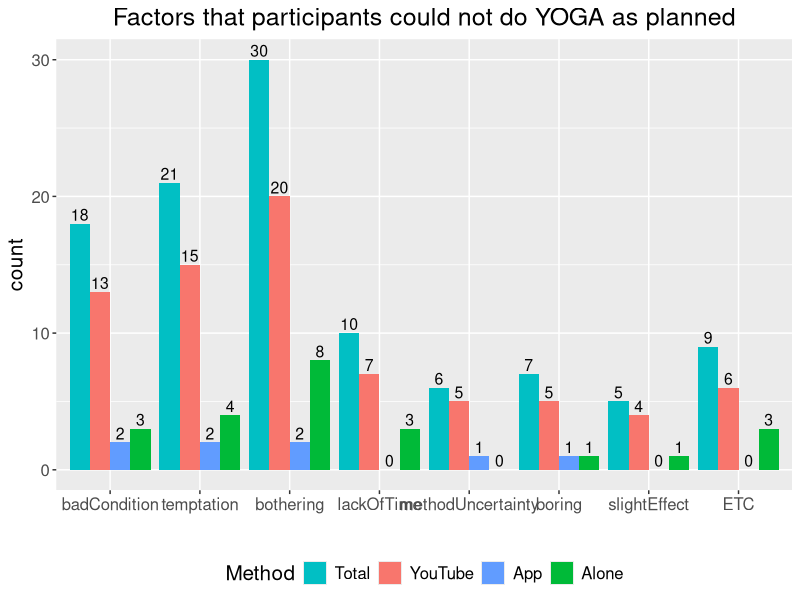
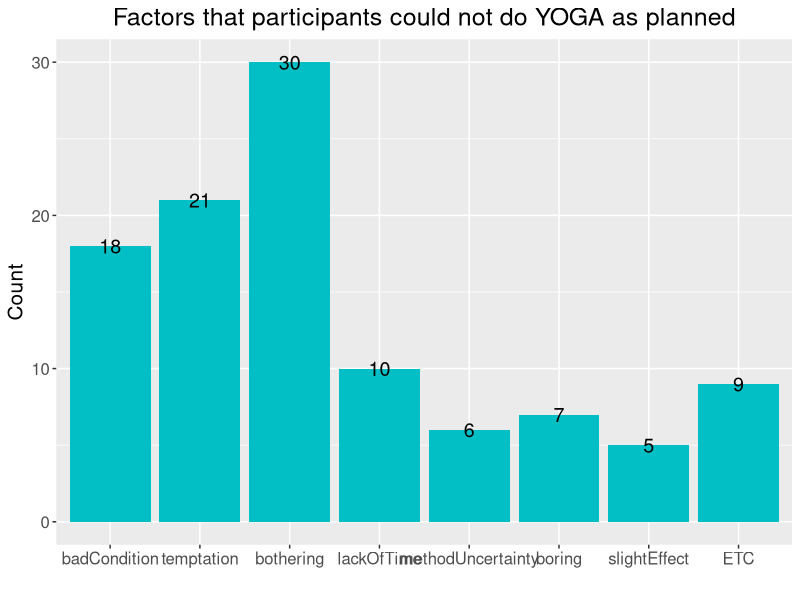
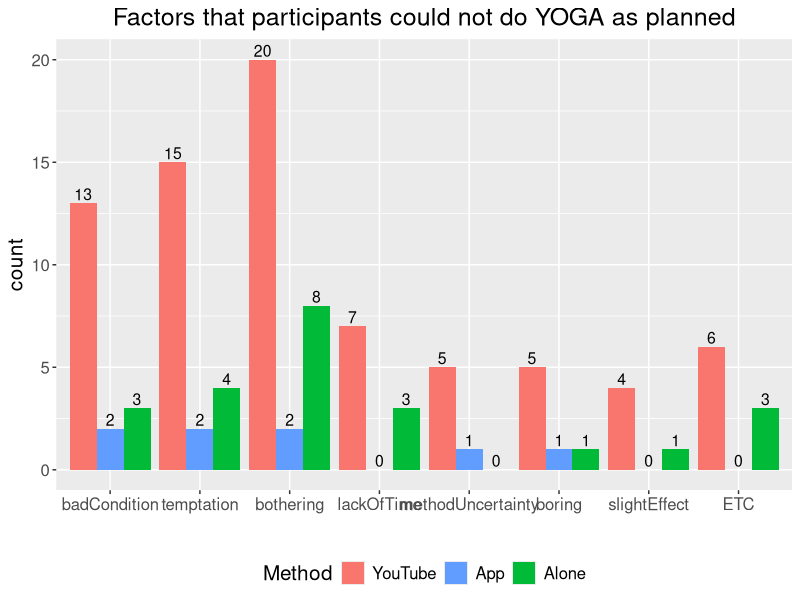

These figures' R source, in order: (Note: this script raises an error after producing the figures.)
library(ggplot2)
library(plyr)
library(dplyr)

# ---------------- #
# RED:   "#F8766D" #
# *BLUE: "#01BFC4" #
# GREEN: "#00ba38" #
# BLUE:  "#619cff" #
# ---------------- #


### Set File Path for Window Environment
setwd('C:/Users/LeeSooHwan/Desktop/github/byteeVisualization')
### Set File Path for Mac Environment
#setwd("/Users/Soohwan/Desktop/DataVisualization-ZoomProj")


### failFactor Visualization
# Load Whole Data
failFactor <- read.csv(file = "./data/backgroundResearch/revisedData/failFactor.csv", header=T, fileEncoding="UTF-8-BOM")

# Everything Visualization
failFactor$factor <- factor(failFactor$factor, level = c("badCondition", "temptation", "bothering", "lackOfTime", 
                                                                   "methodUncertainty", "boring", "slightEffect", "ETC"))
failFactor$type <- factor(failFactor$type, level = c("total", "youtube", "app", "alone"))
failFactor$score <- as.numeric(failFactor$score)
factorLabel <- c("badCondition", "temptation", "bothering", "lackOfTime", 
                 "methodUncertainty", "boring", "slightEffect", "ETC") # Label should be revised!!!

p <- ggplot(failFactor, aes(x=factor, y=score, fill=type, label = score)) +
  geom_bar(stat="identity", position=position_dodge()) +
  scale_x_discrete(labels = factorLabel) +
  scale_fill_manual(name = "Method", labels = c("Total", "YouTube", "App", "Alone"), values = c("total" = "#01BFC4", "youtube" = "#f8766d","app" = "#619cff", "alone" = "#00ba38")) +
  geom_text(size = 4, position=position_dodge(0.9), vjust=-0.25) +
  labs(title="Factors that participants could not do YOGA as planned", x="", y = "count") + theme(legend.position="bottom", plot.title = element_text(hjust = 0.5), text=element_text(size=15))
p

# Total Only
failFactorTotal <- subset(failFactor, type == "total")
failFactorTotal$factor <- factor(failFactorTotal$factor, level = c("badCondition", "temptation", "bothering", "lackOfTime", 
                                                         "methodUncertainty", "boring", "slightEffect", "ETC"))
factorLabel <- c("badCondition", "temptation", "bothering", "lackOfTime", 
                 "methodUncertainty", "boring", "slightEffect", "ETC") # Label should be revised!!!

p<- ggplot(data = failFactorTotal, aes(x=factor, y=score, label=score))+
  geom_bar(stat="identity", fill = "#01BFC4") +
  scale_x_discrete(labels = factorLabel) +
  geom_text(size = 5, position = "identity") +
  labs(title="Factors that participants could not do YOGA as planned", x="", y = "Count") +
  theme(legend.position="none", plot.title = element_text(hjust = 0.5), text=element_text(size=15))
print(p)

# 3 Factors Only (YouTube, App, Alone)
failFactorThree <- subset(failFactor, type %in% c("youtube", "app", "alone"))
failFactorThree$factor <- factor(failFactorThree$factor, level = c("badCondition", "temptation", "bothering", "lackOfTime", 
                                                                   "methodUncertainty", "boring", "slightEffect", "ETC"))
failFactorThree$type <- factor(failFactorThree$type, level = c("youtube", "app", "alone"))
failFactorThree$score <- as.numeric(failFactorThree$score)
factorLabel <- c("badCondition", "temptation", "bothering", "lackOfTime", 
                 "methodUncertainty", "boring", "slightEffect", "ETC") # Label should be revised!!!

p <- ggplot(failFactorThree, aes(x=factor, y=score, fill=type, label = score)) +
  geom_bar(stat="identity", position=position_dodge()) +
  scale_x_discrete(labels = factorLabel) +
  scale_fill_manual(name = "Method", labels = c("YouTube", "App", "Alone"), values = c("youtube" = "#f8766d","app" = "#619cff", "alone" = "#00ba38")) +
  geom_text(size = 4, position=position_dodge(0.9), vjust=-0.25) +
  labs(title="Factors that participants could not do YOGA as planned", x="", y = "count") + theme(legend.position="bottom", plot.title = element_text(hjust = 0.5), text=element_text(size=15))
p


### successFactor Visualization
# Load Whole Data
successFactor <- read.csv(file = "./data/backgroundResearch/revisedData/successFactor.csv", header=T, fileEncoding="UTF-8-BOM")

# Everything Visualization
successFactor$factor <- factor(successFactor$factor, level = c("pleasure", "desireProfessional", "dailyComfortable", "satisfaction", 
                                                         "necessityRecognition", "beMyself", "specificGoal","positiveResult", "ETC"))
successFactor$type <- factor(successFactor$type, level = c("total", "youtube", "app", "alone"))
successFactor$score <- as.numeric(successFactor$score)
factorLabel <- c("pleasure", "desireProfessional", "dailyComfortable", "satisfaction", 
                 "necessityRecognition", "beMyself", "specificGoal","positiveResult", "ETC") # Label should be revised!!!

p <- ggplot(successFactor, aes(x=factor, y=score, fill=type, label = score)) +
  geom_bar(stat="identity", position=position_dodge()) +
  scale_x_discrete(labels = factorLabel) +
  scale_fill_manual(name = "Method", labels = c("Total", "YouTube", "App", "Alone"), values = c("total" = "#01BFC4", "youtube" = "#f8766d","app" = "#619cff", "alone" = "#00ba38")) +
  geom_text(size = 4, position=position_dodge(0.9), vjust=-0.25) +
  labs(title="Factors that participants could do YOGA as planned", x="", y = "count") + theme(legend.position="bottom", plot.title = element_text(hjust = 0.5), text=element_text(size=15))
p

# Total Only
successFactorTotal <- subset(successFactor, type == "total")
successFactorTotal$factor <- factor(successFactorTotal$factor, level = c("pleasure", "desireProfessional", "dailyComfortable", "satisfaction", 
                                                               "necessityRecognition", "beMyself", "specificGoal","positiveResult", "ETC"))
factorLabel <- c("pleasure", "desireProfessional", "dailyComfortable", "satisfaction", 
                 "necessityRecognition", "beMyself", "specificGoal","positiveResult", "ETC") # Label should be revised!!!

p<- ggplot(data = successFactorTotal, aes(x=factor, y=score, label=score))+
  geom_bar(stat="identity", fill = "#01BFC4") +
  scale_x_discrete(labels = factorLabel) +
  geom_text(size = 5, position = "identity") +
  labs(title="Factors that participants could do YOGA as planned", x="", y = "Count") +
  theme(legend.position="none", plot.title = element_text(hjust = 0.5), text=element_text(size=15))
print(p)

# 3 Factors Only (Youtube, App, Alone)
successFactorThree <- subset(successFactor, type %in% c("youtube", "app", "alone"))
successFactorThree$factor <- factor(successFactorThree$factor, level = c("pleasure", "desireProfessional", "dailyComfortable", "satisfaction", 
                                                                         "necessityRecognition", "beMyself", "specificGoal","positiveResult", "ETC"))
successFactorThree$type <- factor(successFactorThree$type, level = c("youtube", "app", "alone"))
successFactorThree$score <- as.numeric(successFactorThree$score)
factorLabel <- c("pleasure", "desireProfessional", "dailyComfortable", "satisfaction", 
                 "necessityRecognition", "beMyself", "specificGoal","positiveResult", "ETC") # Label should be revised!!!

p <- ggplot(successFactorThree, aes(x=factor, y=score, fill=type, label = score)) +
  geom_bar(stat="identity", position=position_dodge()) +
  scale_x_discrete(labels = factorLabel) +
  scale_fill_manual(name = "Method", labels = c("YouTube", "App", "Alone"), values = c("youtube" = "#f8766d","app" = "#619cff", "alone" = "#00ba38")) +
  geom_text(size = 4, position=position_dodge(0.9), vjust=-0.25) +
  labs(title="Factors that participants could do YOGA as planned", x="", y = "count") + theme(legend.position="bottom", plot.title = element_text(hjust = 0.5), text=element_text(size=15))
p

### 5-points Likert Scale Visualization
# Necessary Function - Start Y axis from n
require(scales)
my_trans <- function(from=0) 
{
  trans <- function(x) x-from
  inv <- function(x) x+from
  trans_new("myscale", trans, inv, 
            domain = c(from, Inf))
}


# Load Whole Data
likertScale <- read.csv(file = "./data/backgroundResearch/revisedData/likertScale.csv", header=T, fileEncoding="UTF-8-BOM")
likertScale <-likertScale[,c(1:4)]
likertScale$type <- as.factor(likertScale$type)
likertScale$total <- as.factor(likertScale$total)

likertScaleYoutube <- subset(likertScale, type == "youtube")
likertScaleApp <- subset(likertScale, type == "app")
likertScaleAlone <- subset(likertScale, type == "alone")

# Normality Test
shapiro.test(likertScale$score)    # Whole
shapiro.test(likertScaleYoutube$score)    # Youtube
shapiro.test(likertScaleApp$score)    # App
shapiro.test(likertScaleAlone$score)    # Alone

# Check number of each reponses
length(which(likertScale$type=="youtube"))
length(which(likertScale$type=="app"))
length(which(likertScale$type=="alone"))

# Boxplot - Whole
likertScaleWithTotal <- read.csv(file = "./data/backgroundResearch/revisedData/likertScaleWithTotal.csv", header=T, fileEncoding="UTF-8-BOM")
likertScaleWithTotal <-likertScaleWithTotal[,c(1:3)]
likertScaleWithTotal$type <- factor(likertScaleWithTotal$type, level = c("total", "youtube", "app", "alone"))
factorLabel <- c("total", "youtube", "app", "alone") # Label should be revised!!!

p <- ggplot(likertScaleWithTotal, aes(x=type, y=score, fill = type)) + geom_boxplot(alpha=0.4, outlier.color = 'black',outlier.shape = 2) +
  scale_x_discrete(labels = factorLabel) +
  scale_fill_manual(name = "Method", labels = c("Total", "YouTube", "App", "Alone"), values = c("total"="#01BFC4", "youtube" = "#f8766d","app" = "#619cff", "alone" = "#00ba38")) +
  geom_point(aes(color = type), position=position_jitterdodge(), show.legend = F) +
  scale_color_manual(values = c("total" = "#01BFC4", "youtube" = "#f8766d","app" = "#619cff", "alone" = "#00ba38"))+
  #scale_color_manual(values = c("#01BFC4", "#01BFC4", "#01BFC4", "#01BFC4", "#01BFC4", "#01BFC4", "#01BFC4")) +
  labs(title="A measure of how well YOGA went as originally planned", x="", y = "Score") +
  theme(plot.title = element_text(hjust = 0.5), text=element_text(size=15),legend.position = "bottom")
p

# Boxplot - Total Only
p <- ggplot(likertScale, aes(x=total, y=score)) + geom_boxplot(fill="#01BFC4", alpha=0.4, outlier.color = 'black',outlier.shape = 2) +
  scale_x_discrete(labels = "total") +
  geom_point(aes(color = total), position=position_jitterdodge(), show.legend = F) +
  scale_color_manual(values = "#01BFC4")+
  labs(title="A measure of how well YOGA went as originally planned", x="", y = "Score") +
  theme(plot.title = element_text(hjust = 0.5), text=element_text(size=15),legend.position = "bottom")
p

# Boxplot - 3 factors Only (youtube, app, alone)
likertScale$type <- factor(likertScale$type, level = c("youtube", "app", "alone"))
factorLabel <- c("youtube", "app", "alone") # Label should be revised!!!

p <- ggplot(likertScale, aes(x=type, y=score, fill = type)) + geom_boxplot(alpha=0.4, outlier.color = 'black',outlier.shape = 2) +
  scale_x_discrete(labels = factorLabel) +
  scale_fill_manual(name = "Method", labels = c("YouTube", "App", "Alone"), values = c("youtube" = "#f8766d","app" = "#619cff", "alone" = "#00ba38")) +
  geom_point(aes(color = type), position=position_jitterdodge(), show.legend = F) +
  scale_color_manual(values = c("youtube" = "#f8766d","app" = "#619cff", "alone" = "#00ba38"))+
  #scale_color_manual(values = c("#01BFC4", "#01BFC4", "#01BFC4", "#01BFC4", "#01BFC4", "#01BFC4", "#01BFC4")) +
  labs(title="A measure of how well YOGA went as originally planned", x="", y = "Score") +
  theme(plot.title = element_text(hjust = 0.5), text=element_text(size=15),legend.position = "bottom")
p

#################
# Barplot - Total
likertScaleTotalOnly <- read.csv(file = "./data/backgroundResearch/revisedData/likertScaleTotalOnly.csv", header=T, fileEncoding="UTF-8-BOM")
os_summary <- data.frame(matrix(ncol = 5))
colnames(os_summary) <- c("type", "meanVal", "sdVal", "seVal", "ciVal")
meanVal <- mean(likertScaleTotalOnly$score)
sdVal <- sd(likertScaleTotalOnly$score)
seVal <- sdVal/sqrt(38)
ciVal <- 1.96*seVal
os_summary <- rbind(os_summary, c("total", round(meanVal,2), round(sdVal,2), round(seVal,2), round(ciVal,2)))
os_summary <- os_summary[-1 , ]
row.names(os_summary) = NULL

os_summary$meanVal = as.numeric(os_summary$meanVal)
os_summary$sdVal = as.numeric(os_summary$sdVal)
os_summary$seVal = as.numeric(os_summary$seVal)
os_summary$ciVal = as.numeric(os_summary$ciVal)

# Default bar plot with 95% confidence level error bar
os_summary$type <- factor(os_summary$type)
satisfactionLabel <- "Overall"
p <- ggplot(os_summary, aes(x=type, y=meanVal)) + 
  geom_bar(stat="identity", position=position_dodge(), fill = "#01BFC4") +
  geom_errorbar(aes(ymin=meanVal-ciVal, ymax=meanVal+ciVal), width=.2,position=position_dodge(.9)) +
  scale_y_continuous(trans = my_trans( from=1),breaks = c(1,2,3,4,5)) + 
  scale_x_discrete(labels = satisfactionLabel) +
  coord_cartesian(ylim = c(1, 5)) +
  #scale_fill_manual(values = "#01BFC4")+
  labs(title="A measure of how well YOGA went as originally planned", x="", y = "Score") +
  theme(legend.position="none", plot.title = element_text(hjust = 0.5), text=element_text(size=15))
p
